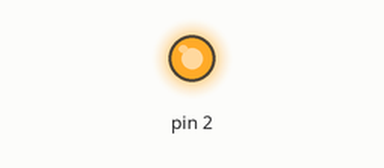
Recording of a sketch running on a simulated Arduino Uno, built with avr-gcc and run on an emulated ATmega328P. On the bench: output pins drawn as LEDs (lit = HIGH). What the sketch prints to the serial monitor is not drawn.

Above: at 0.3 s.
At 4.9 s:
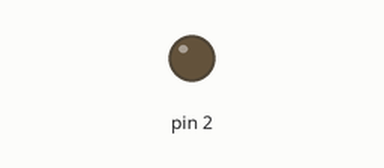
Timing chart, 0 to 7.1 s (numbered marks = the images above):
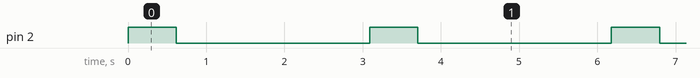

Measured:
- by itself, pin 2: alternates HIGH for 0.62 s and LOW for 2.5 s

The sketch:

arduino-learning.ino
```cpp
int jam= 0;
int menit= 0;
int detik= 0;


void setup() {
  pinMode(2, OUTPUT);
  Serial.begin(9600);
  Serial.print("Hello World");
}

void loop() {
  if ((menit % 5) == 0){
    digitalWrite(2, HIGH);
  }else{
    digitalWrite(2, LOW);
  }

  Serial.print(jam);
  Serial.print(":");
  Serial.print(menit);
  Serial.print(":");
  Serial.println(detik);

  detik++;
  delay(10);

  if (detik == 60){
    menit++;
    detik = 0;
  }
  if (menit == 60){
    jam++;
    menit = 0;
  }
}
```
